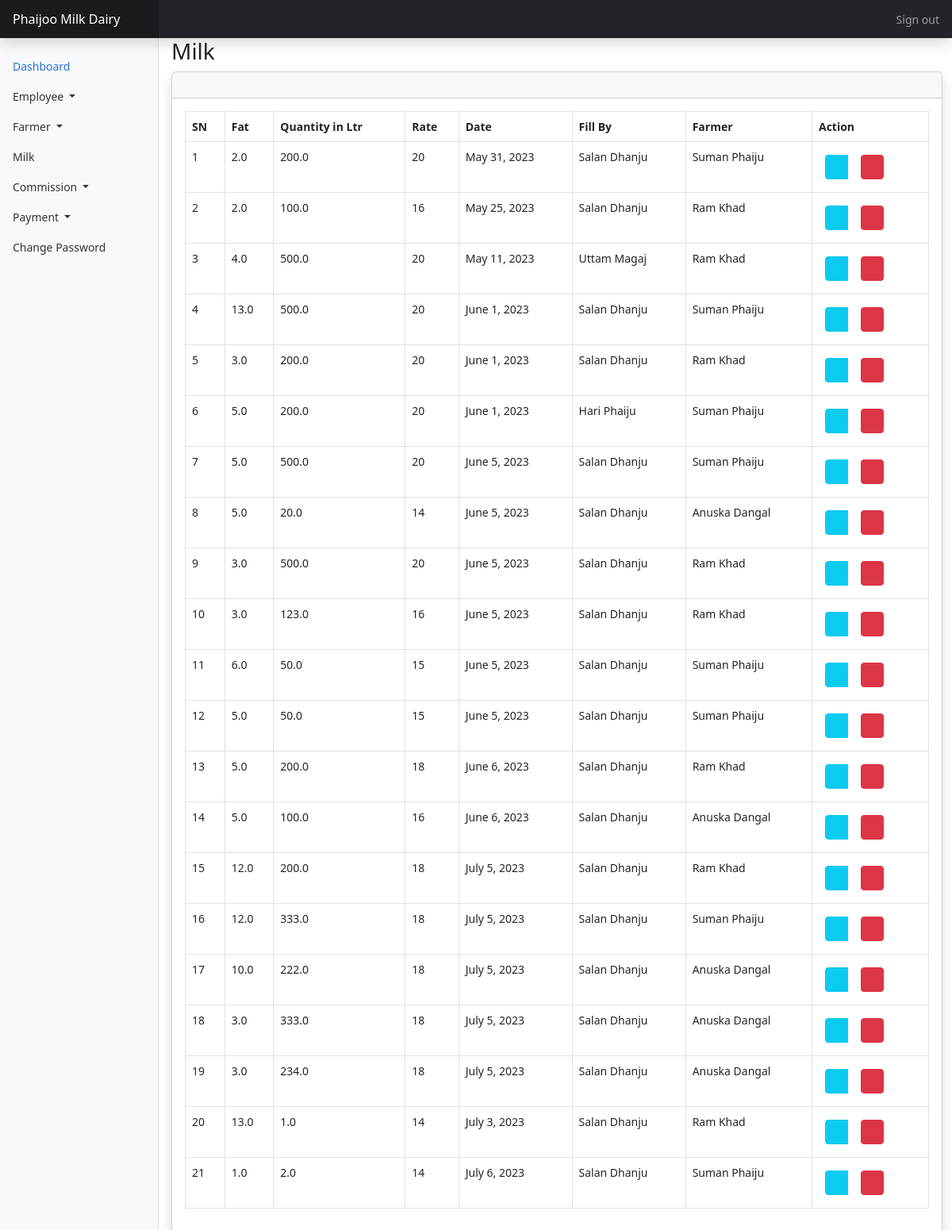
Page /dashboard/milk (signed in) on the earlier database version.
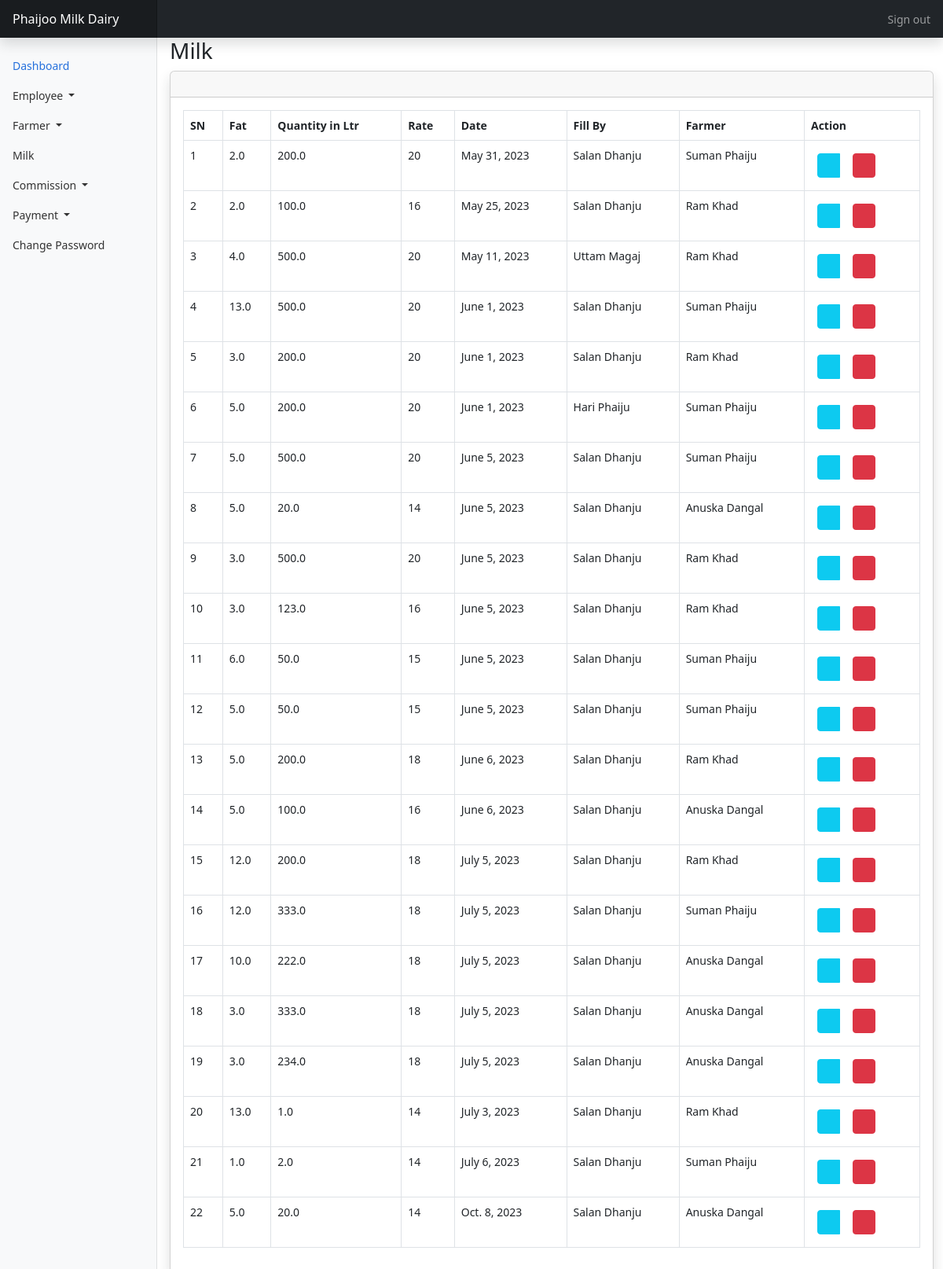
Same page on the later database version.
### dashboard/models.py (models this page shows, shortened)
class Milk(models.Model):
    fat = models.FloatField()
    qty = models.FloatField()
    rate = models.PositiveIntegerField(null=True)
    date = models.DateField(null=True, blank=True)
    emp_id = models.ForeignKey(
        EmployeeProfile, on_delete=models.CASCADE, related_name="milk_emp", blank=True
    )
    farmer_id = models.ForeignKey(FarmerProfile,on_delete=models.CASCADE,related_name="milk_farmer",blank=True,null=True)
    class Meta:
        verbose_name = "Milk"
        verbose_name_plural = "Milk"
        ordering = ("id",)

### user/models.py (models this page shows)
class EmployeeProfile(models.Model):
    user = models.OneToOneField(
        User, on_delete=models.CASCADE, related_name="employee_profile", null=True
    )
    emp_email = models.CharField(max_length=50, blank=True, null=True)
    emp_pwd = models.CharField(max_length=255, blank=True, null=True)
    emp_name = models.CharField(max_length=50, blank=True, null=True)
    emp_contact = models.PositiveBigIntegerField(blank=True, null=True)
    salary = models.PositiveIntegerField(blank=True, null=True)
    reg_date = models.DateField(null=True, blank=True)
    is_active = models.BooleanField(default=True)
    admin_id = models.ForeignKey(
        User,
        on_delete=models.CASCADE,
        related_name="admin_employee_profiles",
        blank=False,
    )
    class Meta:
        verbose_name = "Employee"
        verbose_name_plural = "Employees"
        ordering = ("id",)
    def __str__(self):
        return self.emp_name

class FarmerProfile(models.Model):
    user = models.OneToOneField(
        User, on_delete=models.CASCADE, related_name="farmer", null=True
    )
    farmer_name = models.CharField(max_length=50)
    farmer_pwd = models.CharField(max_length=50)
    farmer_email = models.CharField(max_length=50)
    farmer_address = models.CharField(max_length=100)
    farmer_contact = models.PositiveBigIntegerField()
    admin_id = models.ForeignKey(
        User, on_delete=models.CASCADE, related_name="admin_farmer", blank=False
    )
    is_active = models.BooleanField(default=True)
    class Meta:
        verbose_name = "Farmer"
        verbose_name_plural = "Farmers"
        ordering = ("id",)
    def __str__(self):
        return self.farmer_name

### dashboard/views.py (the view)
# urls.py: path("milk", views.milkListView, name="milk-list"),
@login_required(login_url="/dashboard/accounts/login")
def milkListView(request):
    milks = Milk.objects.all()
    return render(request, "dashboard/milk/list.html", {"milks": milks})

### dashboard/templates/dashboard/milk/list.html (shortened to what this page needs)
{% extends 'dashboard/base.html' %}
{% block main %}
                <h1 class="h3 mb-2 text-gray-800">Milk</h1>
                <div class="card shadow mb-4">
                    <div class="card-header py-3">
                    </div>
                    <div class="card-body">
                        <div class="table-responsive">
                            <table class="table table-bordered" id="dataTable" width="100%" cellspacing="0">
                                <thead>
                                    <tr>
                                        <th>SN</th>
                                        <th>Fat</th>
                                        <th>Quantity in Ltr</th>
                                        <th>Rate</th>
                                        <th>Date</th>
                                        <th>Fill By</th>
                                        <th>Farmer</th>
                                        <th>Action</th>
                                    </tr>
                                </thead>
                                <tbody>
                                    {% for milk in milks %}
                                    <tr>
                                        <td>{{ forloop.counter }}</td>
                                        <td>{{ milk.fat }}</td>
                                        <td>{{ milk.qty }}</td>
                                        <td>{{ milk.rate }}</td>
                                        <td>{{ milk.date }}</td>
                                        <td>{{ milk.emp_id }}</td>
                                        <td>{{ milk.farmer_id }}</td>
                                        <td>
                                            <div class="btn-group " role="group">
                                                <a href="{% url 'dashboard:milk-update' milk.pk %}" class="btn btn-info btn-sm  m-2">
                                                    <i class="fas fa-pen"></i>
                                                </a>
                                                {% if not milk.non_deletetable %}
                                                <form action="{% url 'dashboard:milk-delete' milk.pk %}"  method="post">
                                                    <button class="btn btn-danger btn-sm delete-link ml-2 m-2" data-tooltip="tooltip" title="Delete">
                                                        <i class="far fa-trash-alt"></i>
                                                    </button>
                                                </form>
                                                {% endif %}
                                            </div>
                                        </td>
                                    </tr>
                                    {% endfor %}
                                </tbody>
                            </table>
                        </div>
                    </div>
                </div>
{% endblock main %}

Differences in the rows shown:
added Milk: fat "5.0", qty "20.0", rate "14", date "Oct. 8, 2023", emp_id "Salan Dhanju", farmer_id "Anuska Dangal"
